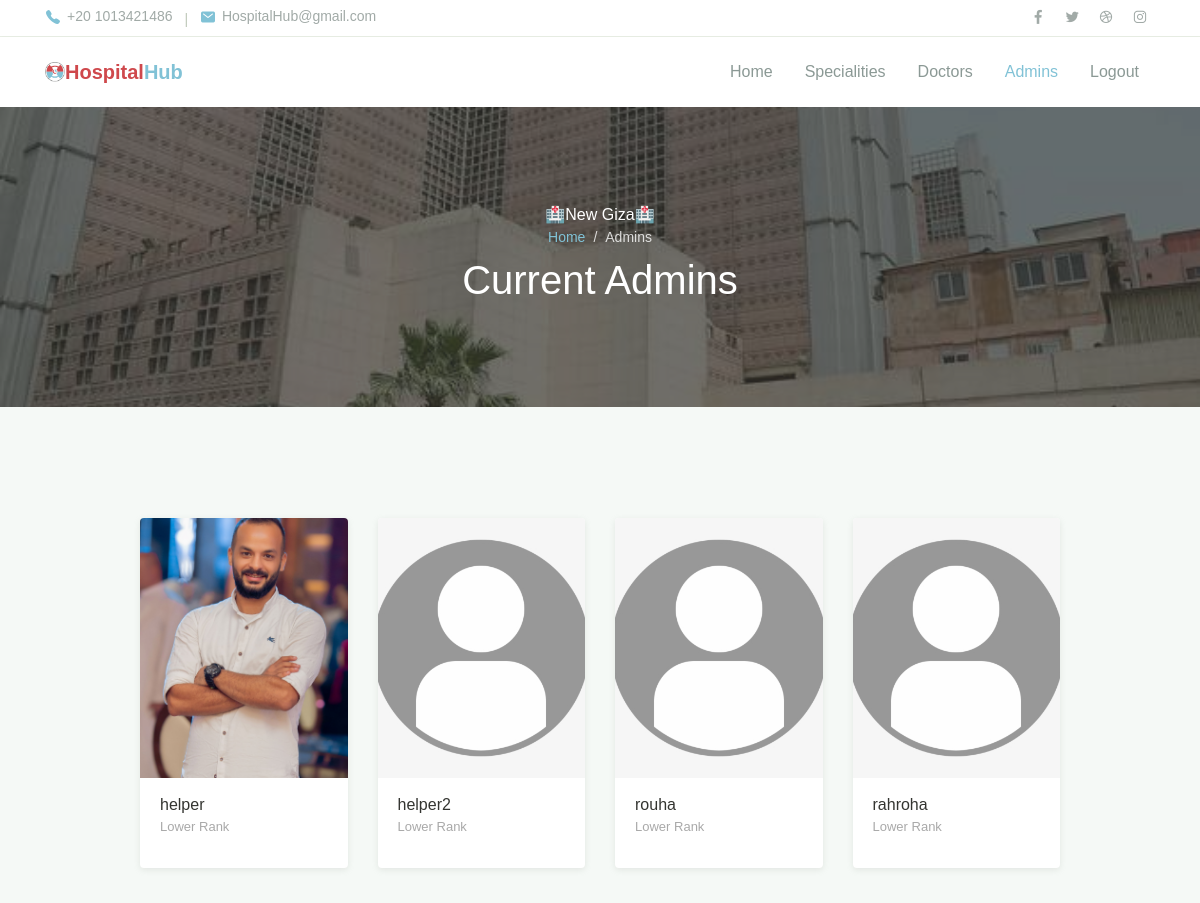
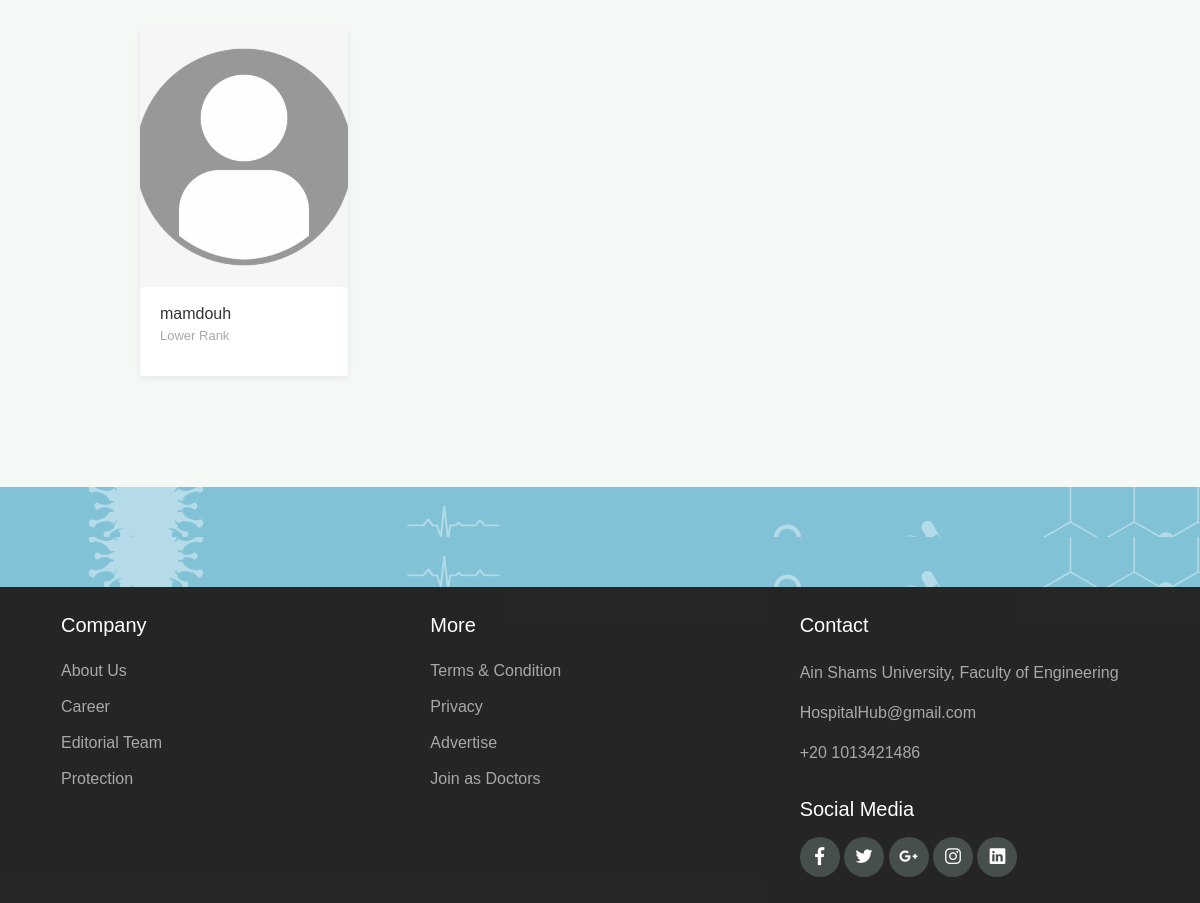
The page /hospital_hub/admin/admins (signed in) on the database its author committed (2 pictures, top to bottom).
### hospital_hub/models.py (models this page shows, shortened)
class Hospital(models.Model):
    name            =models.CharField(max_length=100)
    city            = models.ForeignKey(City,on_delete=models.PROTECT,null=True)
    specialities    = models.ManyToManyField(Speciality)
    image           = models.ImageField(upload_to = "media/",null=True, default=None,blank=True)

class Admin(models.Model):
    my_account= models.ForeignKey(User,on_delete= models.CASCADE,related_name="my_admin")
    hospital= models.ForeignKey(Hospital, on_delete=models.CASCADE,related_name="my_admins")

class User(AbstractBaseUser):
    username    = models.CharField(max_length=255, unique=True) # unique checks existance with respect to save function
    email       = models.EmailField(verbose_name = 'email address',max_length = 255,unique = True,)
    full_name   = models.CharField(max_length=255, blank=True, null=True)
    phone_number= models.IntegerField()
    city        = models.ForeignKey(City,on_delete=models.PROTECT,null=True)
    owner       = models.BooleanField(default= False) # can login
    admin       = models.BooleanField(default= False) # staff user non superuser
    doctor      = models.BooleanField(default=False) # superuser
    patient     = models.BooleanField(default=False) # superuser
    staff       = models.BooleanField(default=False) # necessary
    created_at  = models.DateTimeField(null=True)
    image       = models.ImageField(upload_to = "media/", default=None)
    USERNAME_FIELD = 'username' #username
    EMAIL_FIELD = 'email' #Email
    REQUIRED_FIELDS = ['email','full_name','phone_number']
    objects = UserManager()
    def save(self, *args, **kwargs):
        try:
            im = Image.open(self.image)
            if len(im.fp.read())>1000000:
                im = im.convert('RGB')
                im = ImageOps.exif_transpose(im)
                im_io = BytesIO()
                im.save(im_io, 'JPEG', quality=60)
                new_image = File(im_io, name=self.image.name)
                self.image = new_image
        except:
            pass
        super().save(*args, **kwargs)

### hospital_hub/views.py (the view, shortened to what this page needs)
# urls.py: path('admin/admins',views.Admin.ViewAdmins,name='admin_view_admins'),
    def ViewAdmins(request):
        hospital=request.user.my_admin.first().hospital
        admins=AdminModel.objects.filter(hospital=hospital)
        lower_admins=[]
        higher_admins=[]
        for admin in admins:
            if admin.id<request.user.my_admin.first().id:
                higher_admins.append([admin,admin.my_account])
            elif admin.id>request.user.my_admin.first().id:
                lower_admins.append([admin,admin.my_account])
        return render(request, "hospital_hub/Admin/view_admins.html",{
            "hospital_name":hospital.name,
                "lower_admins":lower_admins,
                "higher_admins":higher_admins,
                })

### hospital_hub/templates/hospital_hub/Admin/view_admins.html (shortened to what this page needs)
{%extends 'hospital_hub/Admin/admin_layout.html'%}
{%load static%}
{%block body%}
<header>
    <nav class="navbar navbar-expand-lg navbar-light shadow-sm">
        <div class="container">
            <img src="{%static 'hospital_hub/assets/img/logo2.png'%}" alt="" style="width:20px;">
            <a style="color:#81C2D6" class="navbar-brand" href="#"><span class="text-primary2">Hospital</span>Hub </a>
            <div class="collapse navbar-collapse" id="navbarSupport">
                <ul class="navbar-nav ml-auto">
                    <li class="nav-item ">
                        <a class="nav-link" href="{%url 'admin_home'%}">Home</a>
                    </li>
                       <li class="nav-item">
                            <a class="nav-link" href="{%url 'view_specialities'%}">Specialities</a>
                        </li>
                    <li class="nav-item">
                        <a class="nav-link " href="{%url 'admin_view_doctors'%}">Doctors</a>
                    </li>
                    <li class="nav-item active">
                        <a class="nav-link" href="{%url 'admin_view_admins'%}">Admins</a>
                    </li>
                    <li class="nav-item">
                        <a class="nav-link" href="{%url 'admin_logout'%}">Logout</a>
                    </li>
                </ul>
            </div>
        </div>
    </nav>
</header>
<div class="page-banner overlay-dark bg-image"
     style="background-image: url(../../../../static/hospital_hub/assets/img/bg_image_1.jpg)">
    <div class="banner-section">
        <div class="container text-center wow fadeInUp">
            <span class="subhead">🏥{{hospital_name}}🏥</span>
            <nav aria-label="Breadcrumb">
                <ol class="breadcrumb breadcrumb-dark bg-transparent justify-content-center py-0 mb-2">
                    <li class="breadcrumb-item"><a href="{%url 'admin_home'%}">Home</a></li>
                    <li class="breadcrumb-item active" aria-current="page">
                        Admins
                    </li>
                </ol>
            </nav>
            <h1 class="font-weight-normal">
                {%if speciality%}{{speciality}}{%else%}Current Admins{%endif%}
            </h1>
        </div>
    </div>
</div>
<div class="page-section bg-light">
    <div class="container">
        <div class="row justify-content-center">
            <div class="col-lg-10">
                <div class="row">
                    {% for admin, account in lower_admins %}
                        <div class="col-md-6 col-lg-3 py-3 wow zoomIn">
                            <div class="card-doctor">
                                <div class="header">
                                    {% if account.image %}
                                    <img src="{{account.image.url}}" alt="" height="260" style="object-fit: cover;">
                                    {% else %}
                                    <img src="{%static 'hospital_hub/assets/img/no_profile_img.png' %}" alt="" height="260" style="object-fit: cover;">
                                    {% endif %}
                                </div>
                                <div class="body">
                                    <p class="text-x2 mb-0" style="text-align:left;">
                                        {{account.username}}
                                    </p>
                                    <p  style="text-align:left; color:darkgray; font-size:small">
                                        Lower Rank
                                    </p>
                                </div>
                            </div>
                        </div>
                        {%endfor%}
                </div>
            </div>
        </div>
    </div>
</div>
<div class="page-section banner-home bg-image" style="background-image: url(../assets/img/banner-pattern.svg)">
    <div class="container py-5 py-lg-0">
        <div class="row align-items-center">
            <div class="col-lg-12 wow zoomIn">
            </div>
        </div>
    </div>
</div>
{%endblock%}

### hospital_hub/static/hospital_hub/assets/css/theme.css (style rules this page uses)
:root { --primary: #81C2D6; --accent: #FF3D85; --secondary: #4E5AFE; --warning: #EED818; --info: #05B4E1; --danger: #FF4943; --success: #96C93D; --dark: #343531; --light: #F5F9F6; --cs: #596261; --grey: #6E807A; }
body { font-family: "Source Sans Pro", sans-serif; line-height: 1.5; color: #343531; }
a { color: #07be94; text-decoration: none; background-color: transparent; }
.bg-light { background-color: #F5F9F6 !important; }
.text-primary2 { color: #CF484C !important; }
.breadcrumb { background-color: #f8f9fa; }
.breadcrumb-dark .breadcrumb-item a { color: #81C2D6; }
.breadcrumb-dark .breadcrumb-item + .breadcrumb-item::before { display: inline-block; padding-right: 0.5rem; color: rgba(255, 255, 255, 0.8); content: "/"; }
.breadcrumb-dark .breadcrumb-item.active { color: rgba(255, 255, 255, 0.8); }
.navbar { min-height: 70px; }
.navbar-brand { color:green; font-weight: 600; padding-top: 10px; padding-bottom: 10px; }
.navbar-nav { margin-top: 10px; border-top: 1px solid #E8EEE4; flex-shrink: 0; }
.navbar-nav .nav-link { transition: all .2s ease; }
.navbar-light .navbar-nav .nav-link { color: rgba(110, 128, 122, 0.8); }
.navbar-light .navbar-nav .show > .nav-link, .navbar-light .navbar-nav .active > .nav-link, .navbar-light .navbar-nav .nav-link.show, .navbar-light .navbar-nav .nav-link.active { font-weight: 500; color: #81C2D6; }
@media (min-width: 992px) { .navbar-expand-lg .navbar-nav { margin-top: 0; border-top: none; } }
@media (min-width: 992px) { .navbar-expand-lg .navbar-nav .nav-link { padding-right: 16px; padding-left: 16px; } }
@media (min-width: 992px) { .navbar-expand-lg .navbar-nav { align-items: center; } }
.bg-image { position: relative; background-position: center center; background-size: cover; background-repeat: no-repeat; }
.bg-image > * { position: relative; z-index: 10; }
.page-section { position: relative; padding-top: 80px; padding-bottom: 80px; overflow: hidden; }
.page-banner { position: relative; height: 300px; z-index: 10; }
.page-hero.overlay-dark::before, .page-banner.overlay-dark::before { content: ""; position: absolute; top: 0; left: 0; width: 100%; height: 100%; background: rgba(52, 53, 49, 0.7); z-index: 1; }
.page-banner .breadcrumb-item, .page-banner .breadcrumb-item a { font-size: 14px; }
.hero-section, .banner-section { position: relative; display: -ms-flexbox; display: flex; -ms-flex-align: center; align-items: center; -ms-flex-pack: center; justify-content: center; height: 100%; color: #ffffff; z-index: 10; }
.card-doctor { display: block; margin: 15px auto; width: 100%; max-width: 240px; background-color: #fff; border-radius: 4px; box-shadow: 0 2px 6px rgba(154, 159, 151, 0.2); overflow: hidden; }
.card-doctor .header { position: relative; width: 100%; height: 260px; overflow: hidden; }
.card-doctor .header::before { content: ''; position: absolute; top: 0; left: 0; width: 100%; height: 100%; background-color: rgba(52, 53, 49, 0.36); opacity: 0; transition: opacity .2s linear; }
.card-doctor .header img { width: 100%; }
.card-doctor .body { padding: 15px 20px; }
.banner-home { padding: 0; background-color: #81C2D6; color: #fff; height: 50px; }

### rows shown on the page
Hospital: name "New Giza"
Admin: image (picture), username "helper"
Admin: username "helper2"
Admin: username "rouha"
Admin: username "rahroha"
Admin: username "mamdouh"
